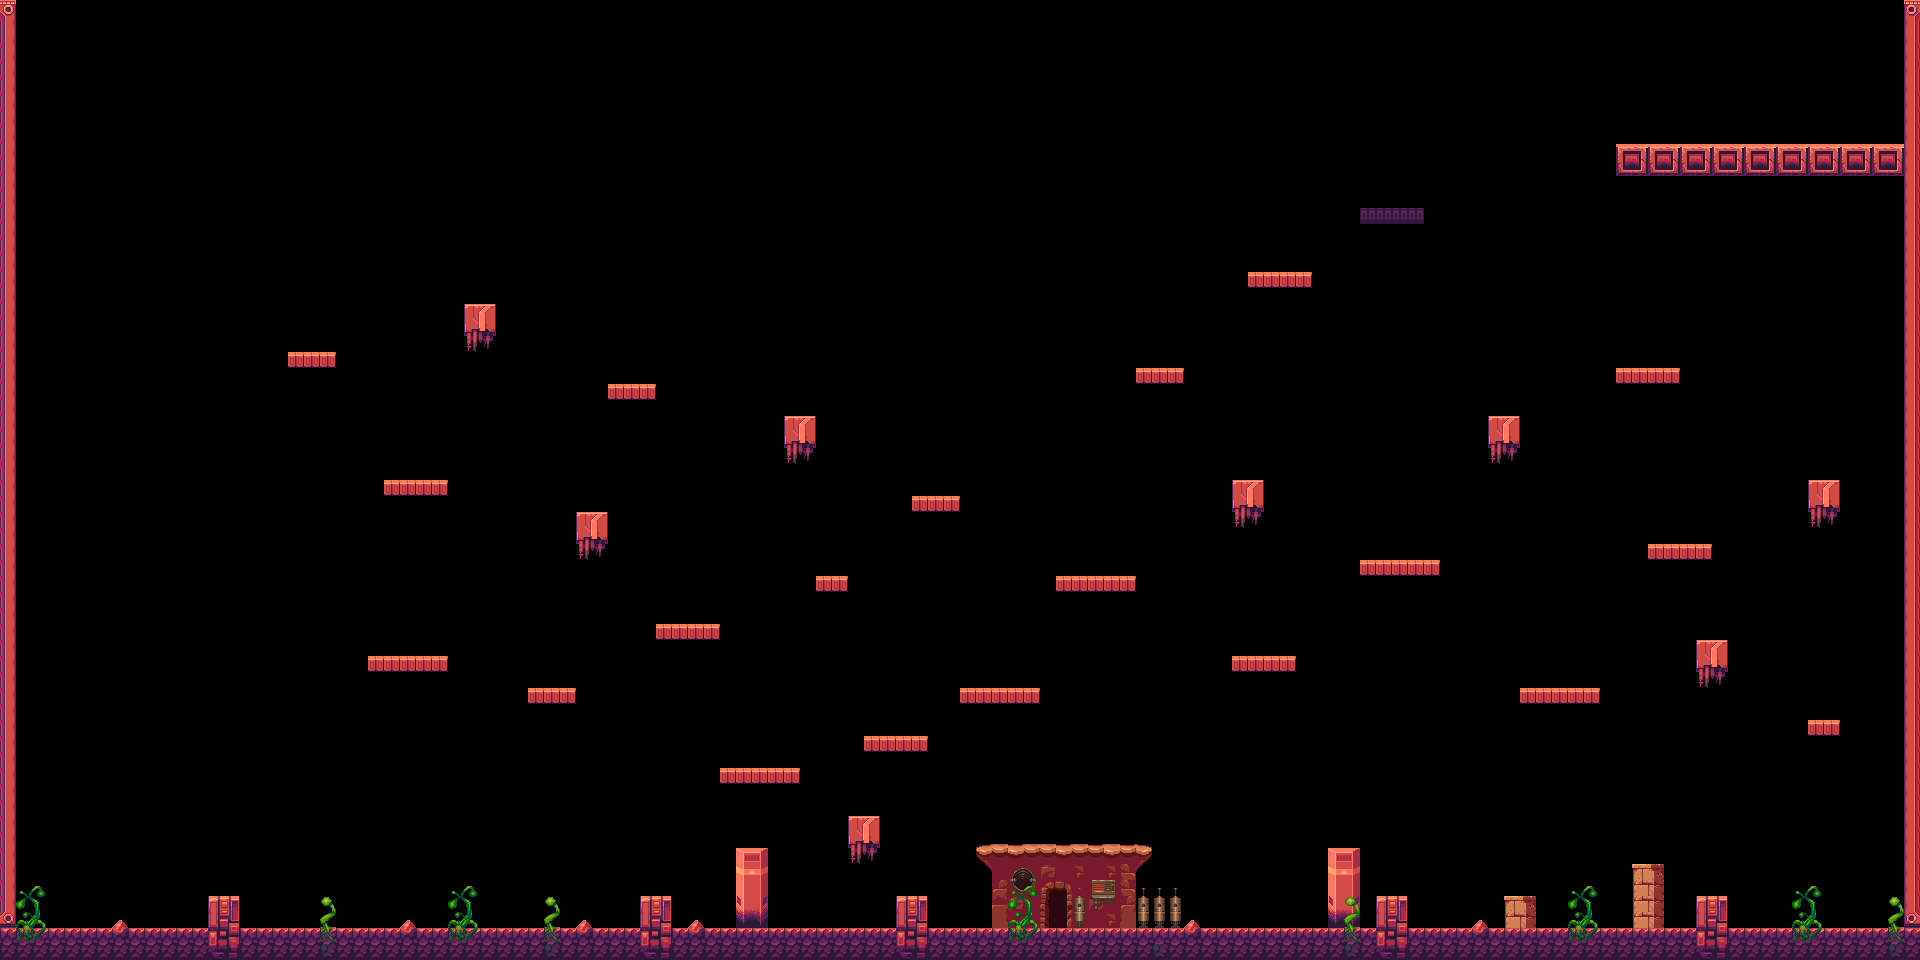

This is a level from a 2D game, rendered from its Tiled map with the project's own tilesets. A one-line summary and the map file follow, with tile-layer data summarised:
An orthogonal 120x60 tile map with 16x16 px tiles, 6 tile layers (Ground, Base, BaseRoof, Conduits, ...), 2 tilesets.

<map version="1.2" tiledversion="1.3.3" orientation="orthogonal" renderorder="right-down" width="120" height="60" tilewidth="16" tileheight="16" infinite="0" nextlayerid="8" nextobjectid="1">
 <editorsettings>
  <export target="../../tilemaps/Level1.json" format="json" />
 </editorsettings>
 <tileset firstgid="1" name="level-1" tilewidth="16" tileheight="16" tilecount="240" columns="30">
  <image source="../tiles/Level1/another-world-tileset.png" width="480" height="128" />
 </tileset>
 <tileset firstgid="241" name="sci-fi-environment-tileset" tilewidth="16" tileheight="16" tilecount="297" columns="27">
  <image source="../tiles/Level1/sci-fi-environment-tileset.png" width="432" height="176" />
 </tileset>
 <layer id="1" name="Ground" width="120" height="60">
  <data>[7200 cells, 619 non-empty, 45 distinct tile ids]</data>
 </layer>
 <layer id="3" name="Base" width="120" height="60">
  <data>[7200 cells, 49 non-empty, 30 distinct tile ids]</data>
 </layer>
 <layer id="6" name="BaseRoof" width="120" height="60">
  <data>[7200 cells, 11 non-empty, 8 distinct tile ids]</data>
 </layer>
 <imagelayer id="7" name="Background" />
 <layer id="4" name="Conduits" width="120" height="60">
  <data>[7200 cells, 9 non-empty, 3 distinct tile ids]</data>
 </layer>
 <layer id="5" name="BaseDecoration" width="120" height="60">
  <data>[7200 cells, 11 non-empty, 11 distinct tile ids]</data>
 </layer>
 <layer id="2" name="GroundDecoration" width="120" height="60">
  <data>[7200 cells, 69 non-empty, 14 distinct tile ids]</data>
 </layer>
</map>
